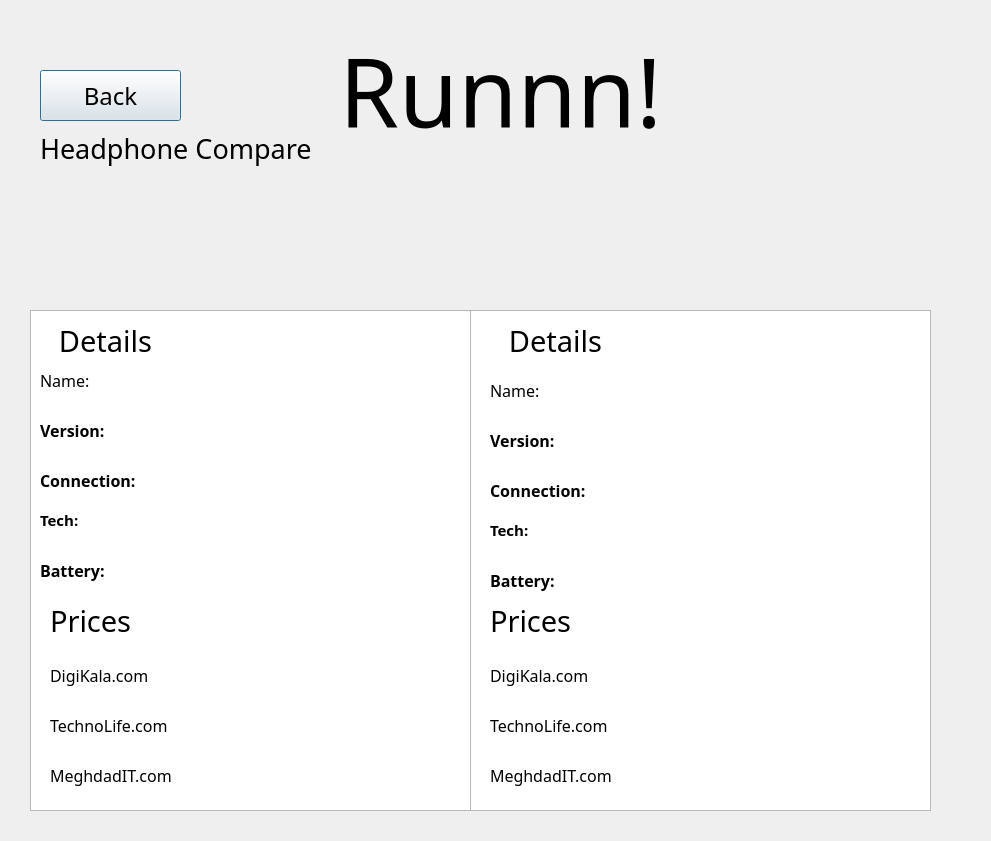
<?xml version="1.0" encoding="UTF-8"?>
<ui version="4.0">
 <class>Dialog</class>
 <widget class="QDialog" name="Dialog">
  <property name="geometry">
   <rect>
    <x>0</x>
    <y>0</y>
    <width>991</width>
    <height>841</height>
   </rect>
  </property>
  <property name="windowTitle">
   <string>Dialog</string>
  </property>
  <widget class="QLabel" name="label_2">
   <property name="geometry">
    <rect>
     <x>310</x>
     <y>30</y>
     <width>381</width>
     <height>121</height>
    </rect>
   </property>
   <property name="palette">
    <palette>
     <active>
      <colorrole role="WindowText">
       <brush brushstyle="SolidPattern">
        <color alpha="255">
         <red>0</red>
         <green>0</green>
         <blue>0</blue>
        </color>
       </brush>
      </colorrole>
     </active>
     <inactive>
      <colorrole role="WindowText">
       <brush brushstyle="SolidPattern">
        <color alpha="255">
         <red>0</red>
         <green>0</green>
         <blue>0</blue>
        </color>
       </brush>
      </colorrole>
     </inactive>
     <disabled>
      <colorrole role="WindowText">
       <brush brushstyle="SolidPattern">
        <color alpha="255">
         <red>120</red>
         <green>120</green>
         <blue>120</blue>
        </color>
       </brush>
      </colorrole>
     </disabled>
    </palette>
   </property>
   <property name="font">
    <font>
     <family>Pristina</family>
     <pointsize>72</pointsize>
     <weight>50</weight>
     <bold>false</bold>
    </font>
   </property>
   <property name="text">
    <string>Runnn!</string>
   </property>
   <property name="alignment">
    <set>Qt::AlignCenter</set>
   </property>
  </widget>
  <widget class="QLabel" name="label">
   <property name="geometry">
    <rect>
     <x>40</x>
     <y>130</y>
     <width>471</width>
     <height>71</height>
    </rect>
   </property>
   <property name="font">
    <font>
     <family>Cooper Black</family>
     <pointsize>20</pointsize>
     <weight>50</weight>
     <bold>false</bold>
    </font>
   </property>
   <property name="text">
    <string>Headphone Compare</string>
   </property>
   <property name="alignment">
    <set>Qt::AlignLeading|Qt::AlignLeft|Qt::AlignTop</set>
   </property>
  </widget>
  <widget class="QPushButton" name="BackButton">
   <property name="geometry">
    <rect>
     <x>40</x>
     <y>70</y>
     <width>141</width>
     <height>51</height>
    </rect>
   </property>
   <property name="font">
    <font>
     <family>Cooper Black</family>
     <pointsize>18</pointsize>
    </font>
   </property>
   <property name="text">
    <string>Back</string>
   </property>
  </widget>
  <widget class="QColumnView" name="columnView1">
   <property name="geometry">
    <rect>
     <x>30</x>
     <y>310</y>
     <width>441</width>
     <height>501</height>
    </rect>
   </property>
  </widget>
  <widget class="QColumnView" name="columnView_2">
   <property name="geometry">
    <rect>
     <x>470</x>
     <y>310</y>
     <width>461</width>
     <height>501</height>
    </rect>
   </property>
  </widget>
  <widget class="QLabel" name="USBPort">
   <property name="geometry">
    <rect>
     <x>40</x>
     <y>500</y>
     <width>101</width>
     <height>40</height>
    </rect>
   </property>
   <property name="font">
    <font>
     <family>Cooper Black</family>
     <pointsize>11</pointsize>
     <weight>75</weight>
     <bold>true</bold>
    </font>
   </property>
   <property name="text">
    <string>Tech:</string>
   </property>
  </widget>
  <widget class="QLabel" name="Connection_Label">
   <property name="geometry">
    <rect>
     <x>200</x>
     <y>460</y>
     <width>251</width>
     <height>40</height>
    </rect>
   </property>
   <property name="font">
    <font>
     <family>Cooper Black</family>
     <pointsize>12</pointsize>
     <weight>50</weight>
     <bold>false</bold>
    </font>
   </property>
   <property name="text">
    <string/>
   </property>
   <property name="wordWrap">
    <bool>true</bool>
   </property>
  </widget>
  <widget class="QLabel" name="Connection">
   <property name="geometry">
    <rect>
     <x>40</x>
     <y>460</y>
     <width>141</width>
     <height>40</height>
    </rect>
   </property>
   <property name="font">
    <font>
     <family>Cooper Black</family>
     <pointsize>12</pointsize>
     <weight>75</weight>
     <bold>true</bold>
    </font>
   </property>
   <property name="text">
    <string>Connection:</string>
   </property>
  </widget>
  <widget class="QLabel" name="Version">
   <property name="geometry">
    <rect>
     <x>40</x>
     <y>410</y>
     <width>91</width>
     <height>40</height>
    </rect>
   </property>
   <property name="font">
    <font>
     <family>Cooper Black</family>
     <pointsize>12</pointsize>
     <weight>75</weight>
     <bold>true</bold>
    </font>
   </property>
   <property name="text">
    <string>Version:</string>
   </property>
  </widget>
  <widget class="QLabel" name="Name">
   <property name="geometry">
    <rect>
     <x>40</x>
     <y>360</y>
     <width>80</width>
     <height>40</height>
    </rect>
   </property>
   <property name="font">
    <font>
     <family>Cooper Black</family>
     <pointsize>12</pointsize>
     <weight>50</weight>
     <bold>false</bold>
    </font>
   </property>
   <property name="text">
    <string>Name:</string>
   </property>
  </widget>
  <widget class="QLabel" name="Name_Label">
   <property name="geometry">
    <rect>
     <x>150</x>
     <y>370</y>
     <width>221</width>
     <height>40</height>
    </rect>
   </property>
   <property name="font">
    <font>
     <family>Cooper Black</family>
     <pointsize>10</pointsize>
     <weight>50</weight>
     <bold>false</bold>
    </font>
   </property>
   <property name="text">
    <string/>
   </property>
   <property name="wordWrap">
    <bool>true</bool>
   </property>
  </widget>
  <widget class="QLabel" name="Battery_Label">
   <property name="geometry">
    <rect>
     <x>140</x>
     <y>550</y>
     <width>211</width>
     <height>40</height>
    </rect>
   </property>
   <property name="font">
    <font>
     <family>Cooper Black</family>
     <pointsize>10</pointsize>
     <weight>50</weight>
     <bold>false</bold>
    </font>
   </property>
   <property name="text">
    <string/>
   </property>
   <property name="wordWrap">
    <bool>true</bool>
   </property>
  </widget>
  <widget class="QLabel" name="Version_Label">
   <property name="geometry">
    <rect>
     <x>150</x>
     <y>420</y>
     <width>221</width>
     <height>40</height>
    </rect>
   </property>
   <property name="font">
    <font>
     <family>Cooper Black</family>
     <pointsize>10</pointsize>
     <weight>50</weight>
     <bold>false</bold>
    </font>
   </property>
   <property name="text">
    <string/>
   </property>
   <property name="wordWrap">
    <bool>true</bool>
   </property>
  </widget>
  <widget class="QLabel" name="USBPort_Label">
   <property name="geometry">
    <rect>
     <x>120</x>
     <y>500</y>
     <width>201</width>
     <height>40</height>
    </rect>
   </property>
   <property name="font">
    <font>
     <family>Cooper Black</family>
     <pointsize>10</pointsize>
     <weight>50</weight>
     <bold>false</bold>
    </font>
   </property>
   <property name="text">
    <string/>
   </property>
   <property name="wordWrap">
    <bool>true</bool>
   </property>
  </widget>
  <widget class="QLabel" name="Battery">
   <property name="geometry">
    <rect>
     <x>40</x>
     <y>550</y>
     <width>90</width>
     <height>40</height>
    </rect>
   </property>
   <property name="font">
    <font>
     <family>Cooper Black</family>
     <pointsize>12</pointsize>
     <weight>75</weight>
     <bold>true</bold>
    </font>
   </property>
   <property name="text">
    <string>Battery:</string>
   </property>
  </widget>
  <widget class="QLabel" name="Digikala_Label">
   <property name="geometry">
    <rect>
     <x>190</x>
     <y>650</y>
     <width>251</width>
     <height>50</height>
    </rect>
   </property>
   <property name="font">
    <font>
     <family>Cooper Black</family>
     <pointsize>12</pointsize>
     <weight>50</weight>
     <bold>false</bold>
    </font>
   </property>
   <property name="text">
    <string/>
   </property>
  </widget>
  <widget class="QLabel" name="MeghdadIT_Label">
   <property name="geometry">
    <rect>
     <x>230</x>
     <y>750</y>
     <width>221</width>
     <height>50</height>
    </rect>
   </property>
   <property name="font">
    <font>
     <family>Cooper Black</family>
     <pointsize>12</pointsize>
     <weight>50</weight>
     <bold>false</bold>
    </font>
   </property>
   <property name="text">
    <string/>
   </property>
  </widget>
  <widget class="QLabel" name="TechnoLife">
   <property name="geometry">
    <rect>
     <x>50</x>
     <y>700</y>
     <width>181</width>
     <height>50</height>
    </rect>
   </property>
   <property name="font">
    <font>
     <family>Cooper Black</family>
     <pointsize>12</pointsize>
     <weight>50</weight>
     <bold>false</bold>
    </font>
   </property>
   <property name="text">
    <string>TechnoLife.com</string>
   </property>
  </widget>
  <widget class="QLabel" name="MeghdadIT">
   <property name="geometry">
    <rect>
     <x>50</x>
     <y>750</y>
     <width>201</width>
     <height>50</height>
    </rect>
   </property>
   <property name="font">
    <font>
     <family>Cooper Black</family>
     <pointsize>12</pointsize>
     <weight>50</weight>
     <bold>false</bold>
    </font>
   </property>
   <property name="text">
    <string>MeghdadIT.com</string>
   </property>
  </widget>
  <widget class="QLabel" name="TechnoLife_Label">
   <property name="geometry">
    <rect>
     <x>220</x>
     <y>700</y>
     <width>221</width>
     <height>50</height>
    </rect>
   </property>
   <property name="font">
    <font>
     <family>Cooper Black</family>
     <pointsize>12</pointsize>
     <weight>50</weight>
     <bold>false</bold>
    </font>
   </property>
   <property name="text">
    <string/>
   </property>
  </widget>
  <widget class="QLabel" name="Prices">
   <property name="geometry">
    <rect>
     <x>50</x>
     <y>600</y>
     <width>131</width>
     <height>41</height>
    </rect>
   </property>
   <property name="font">
    <font>
     <family>Cooper Black</family>
     <pointsize>22</pointsize>
     <weight>50</weight>
     <bold>false</bold>
    </font>
   </property>
   <property name="text">
    <string>Prices</string>
   </property>
  </widget>
  <widget class="QLabel" name="Digikala">
   <property name="geometry">
    <rect>
     <x>50</x>
     <y>650</y>
     <width>140</width>
     <height>50</height>
    </rect>
   </property>
   <property name="font">
    <font>
     <family>Cooper Black</family>
     <pointsize>12</pointsize>
     <weight>50</weight>
     <bold>false</bold>
    </font>
   </property>
   <property name="text">
    <string>DigiKala.com</string>
   </property>
  </widget>
  <widget class="QLabel" name="Image1">
   <property name="geometry">
    <rect>
     <x>200</x>
     <y>190</y>
     <width>100</width>
     <height>100</height>
    </rect>
   </property>
   <property name="font">
    <font>
     <pointsize>36</pointsize>
    </font>
   </property>
   <property name="text">
    <string/>
   </property>
   <property name="scaledContents">
    <bool>true</bool>
   </property>
  </widget>
  <widget class="QLabel" name="Image2">
   <property name="geometry">
    <rect>
     <x>640</x>
     <y>190</y>
     <width>100</width>
     <height>100</height>
    </rect>
   </property>
   <property name="font">
    <font>
     <pointsize>36</pointsize>
    </font>
   </property>
   <property name="text">
    <string/>
   </property>
   <property name="scaledContents">
    <bool>true</bool>
   </property>
  </widget>
  <widget class="QLabel" name="Version_Label_2">
   <property name="geometry">
    <rect>
     <x>590</x>
     <y>420</y>
     <width>221</width>
     <height>40</height>
    </rect>
   </property>
   <property name="font">
    <font>
     <family>Cooper Black</family>
     <pointsize>10</pointsize>
     <weight>50</weight>
     <bold>false</bold>
    </font>
   </property>
   <property name="text">
    <string/>
   </property>
   <property name="wordWrap">
    <bool>true</bool>
   </property>
  </widget>
  <widget class="QLabel" name="TechnoLife_2">
   <property name="geometry">
    <rect>
     <x>490</x>
     <y>700</y>
     <width>181</width>
     <height>50</height>
    </rect>
   </property>
   <property name="font">
    <font>
     <family>Cooper Black</family>
     <pointsize>12</pointsize>
     <weight>50</weight>
     <bold>false</bold>
    </font>
   </property>
   <property name="text">
    <string>TechnoLife.com</string>
   </property>
  </widget>
  <widget class="QLabel" name="Digikala_2">
   <property name="geometry">
    <rect>
     <x>490</x>
     <y>650</y>
     <width>140</width>
     <height>50</height>
    </rect>
   </property>
   <property name="font">
    <font>
     <family>Cooper Black</family>
     <pointsize>12</pointsize>
     <weight>50</weight>
     <bold>false</bold>
    </font>
   </property>
   <property name="text">
    <string>DigiKala.com</string>
   </property>
  </widget>
  <widget class="QLabel" name="TechnoLife_Label_2">
   <property name="geometry">
    <rect>
     <x>660</x>
     <y>700</y>
     <width>311</width>
     <height>50</height>
    </rect>
   </property>
   <property name="font">
    <font>
     <family>Cooper Black</family>
     <pointsize>12</pointsize>
     <weight>50</weight>
     <bold>false</bold>
    </font>
   </property>
   <property name="text">
    <string/>
   </property>
  </widget>
  <widget class="QLabel" name="Prices_2">
   <property name="geometry">
    <rect>
     <x>490</x>
     <y>600</y>
     <width>131</width>
     <height>41</height>
    </rect>
   </property>
   <property name="font">
    <font>
     <family>Cooper Black</family>
     <pointsize>22</pointsize>
     <weight>50</weight>
     <bold>false</bold>
    </font>
   </property>
   <property name="text">
    <string>Prices</string>
   </property>
  </widget>
  <widget class="QLabel" name="Name_2">
   <property name="geometry">
    <rect>
     <x>490</x>
     <y>370</y>
     <width>80</width>
     <height>40</height>
    </rect>
   </property>
   <property name="font">
    <font>
     <family>Cooper Black</family>
     <pointsize>12</pointsize>
     <weight>50</weight>
     <bold>false</bold>
    </font>
   </property>
   <property name="text">
    <string>Name:</string>
   </property>
  </widget>
  <widget class="QLabel" name="Battery_2">
   <property name="geometry">
    <rect>
     <x>490</x>
     <y>560</y>
     <width>90</width>
     <height>40</height>
    </rect>
   </property>
   <property name="font">
    <font>
     <family>Cooper Black</family>
     <pointsize>12</pointsize>
     <weight>75</weight>
     <bold>true</bold>
    </font>
   </property>
   <property name="text">
    <string>Battery:</string>
   </property>
  </widget>
  <widget class="QLabel" name="USBPort_2">
   <property name="geometry">
    <rect>
     <x>490</x>
     <y>510</y>
     <width>101</width>
     <height>40</height>
    </rect>
   </property>
   <property name="font">
    <font>
     <family>Cooper Black</family>
     <pointsize>11</pointsize>
     <weight>75</weight>
     <bold>true</bold>
    </font>
   </property>
   <property name="text">
    <string>Tech:</string>
   </property>
  </widget>
  <widget class="QLabel" name="Connection_Label_2">
   <property name="geometry">
    <rect>
     <x>640</x>
     <y>470</y>
     <width>251</width>
     <height>40</height>
    </rect>
   </property>
   <property name="font">
    <font>
     <family>Cooper Black</family>
     <pointsize>12</pointsize>
     <weight>50</weight>
     <bold>false</bold>
    </font>
   </property>
   <property name="text">
    <string/>
   </property>
   <property name="wordWrap">
    <bool>true</bool>
   </property>
  </widget>
  <widget class="QLabel" name="MeghdadIT_2">
   <property name="geometry">
    <rect>
     <x>490</x>
     <y>750</y>
     <width>201</width>
     <height>50</height>
    </rect>
   </property>
   <property name="font">
    <font>
     <family>Cooper Black</family>
     <pointsize>12</pointsize>
     <weight>50</weight>
     <bold>false</bold>
    </font>
   </property>
   <property name="text">
    <string>MeghdadIT.com</string>
   </property>
  </widget>
  <widget class="QLabel" name="USBPort_Label_2">
   <property name="geometry">
    <rect>
     <x>590</x>
     <y>520</y>
     <width>201</width>
     <height>40</height>
    </rect>
   </property>
   <property name="font">
    <font>
     <family>Cooper Black</family>
     <pointsize>10</pointsize>
     <weight>50</weight>
     <bold>false</bold>
    </font>
   </property>
   <property name="text">
    <string/>
   </property>
   <property name="wordWrap">
    <bool>true</bool>
   </property>
  </widget>
  <widget class="QLabel" name="Version_2">
   <property name="geometry">
    <rect>
     <x>490</x>
     <y>420</y>
     <width>91</width>
     <height>40</height>
    </rect>
   </property>
   <property name="font">
    <font>
     <family>Cooper Black</family>
     <pointsize>12</pointsize>
     <weight>75</weight>
     <bold>true</bold>
    </font>
   </property>
   <property name="text">
    <string>Version:</string>
   </property>
  </widget>
  <widget class="QLabel" name="Digikala_Label_2">
   <property name="geometry">
    <rect>
     <x>660</x>
     <y>650</y>
     <width>311</width>
     <height>50</height>
    </rect>
   </property>
   <property name="font">
    <font>
     <family>Cooper Black</family>
     <pointsize>12</pointsize>
     <weight>50</weight>
     <bold>false</bold>
    </font>
   </property>
   <property name="text">
    <string/>
   </property>
  </widget>
  <widget class="QLabel" name="Name_Label_2">
   <property name="geometry">
    <rect>
     <x>590</x>
     <y>370</y>
     <width>221</width>
     <height>40</height>
    </rect>
   </property>
   <property name="font">
    <font>
     <family>Cooper Black</family>
     <pointsize>10</pointsize>
     <weight>50</weight>
     <bold>false</bold>
    </font>
   </property>
   <property name="text">
    <string/>
   </property>
   <property name="wordWrap">
    <bool>true</bool>
   </property>
  </widget>
  <widget class="QLabel" name="MeghdadIT_Label_2">
   <property name="geometry">
    <rect>
     <x>670</x>
     <y>750</y>
     <width>291</width>
     <height>50</height>
    </rect>
   </property>
   <property name="font">
    <font>
     <family>Cooper Black</family>
     <pointsize>12</pointsize>
     <weight>50</weight>
     <bold>false</bold>
    </font>
   </property>
   <property name="text">
    <string/>
   </property>
  </widget>
  <widget class="QLabel" name="Battery_Label_2">
   <property name="geometry">
    <rect>
     <x>590</x>
     <y>560</y>
     <width>211</width>
     <height>40</height>
    </rect>
   </property>
   <property name="font">
    <font>
     <family>Cooper Black</family>
     <pointsize>10</pointsize>
     <weight>50</weight>
     <bold>false</bold>
    </font>
   </property>
   <property name="text">
    <string/>
   </property>
   <property name="wordWrap">
    <bool>true</bool>
   </property>
  </widget>
  <widget class="QLabel" name="Connection_2">
   <property name="geometry">
    <rect>
     <x>490</x>
     <y>470</y>
     <width>141</width>
     <height>40</height>
    </rect>
   </property>
   <property name="font">
    <font>
     <family>Cooper Black</family>
     <pointsize>12</pointsize>
     <weight>75</weight>
     <bold>true</bold>
    </font>
   </property>
   <property name="text">
    <string>Connection:</string>
   </property>
  </widget>
  <widget class="QLabel" name="Details">
   <property name="geometry">
    <rect>
     <x>40</x>
     <y>310</y>
     <width>131</width>
     <height>61</height>
    </rect>
   </property>
   <property name="font">
    <font>
     <family>Cooper Black</family>
     <pointsize>22</pointsize>
     <weight>50</weight>
     <bold>false</bold>
    </font>
   </property>
   <property name="text">
    <string>Details</string>
   </property>
   <property name="alignment">
    <set>Qt::AlignCenter</set>
   </property>
  </widget>
  <widget class="QLabel" name="Details_2">
   <property name="geometry">
    <rect>
     <x>490</x>
     <y>310</y>
     <width>131</width>
     <height>61</height>
    </rect>
   </property>
   <property name="font">
    <font>
     <family>Cooper Black</family>
     <pointsize>22</pointsize>
     <weight>50</weight>
     <bold>false</bold>
    </font>
   </property>
   <property name="text">
    <string>Details</string>
   </property>
   <property name="alignment">
    <set>Qt::AlignCenter</set>
   </property>
  </widget>
 </widget>
 <resources/>
 <connections/>
</ui>
